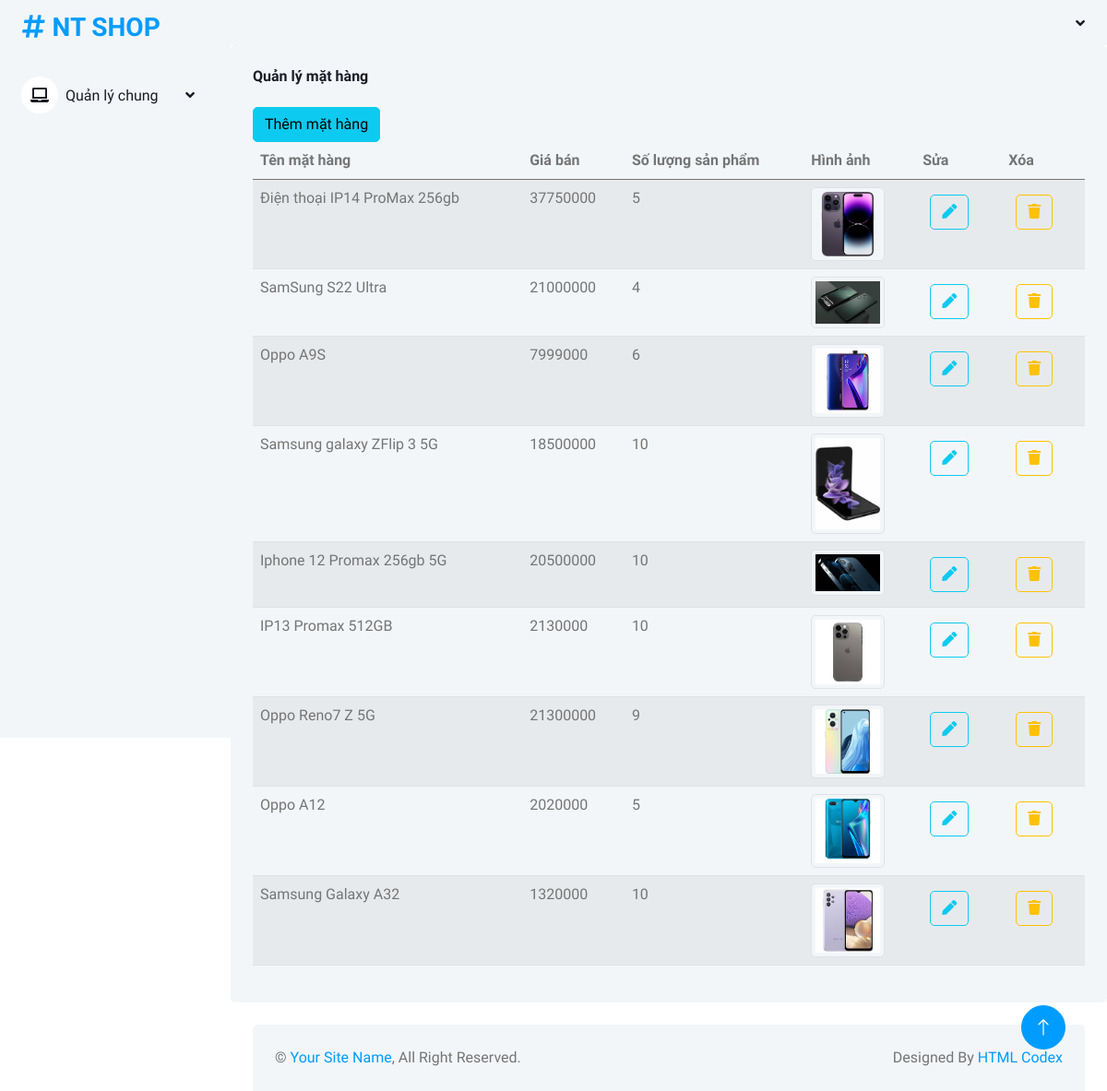
Screenshot of /admin/qlmathang/index.php with the database file from the repository.
### tables this page shows
CREATE TABLE IF NOT EXISTS `mathang` (
  `id` int(11) NOT NULL AUTO_INCREMENT,
  `tenmathang` varchar(255) NOT NULL,
  `mota` text,
  `giagoc` float NOT NULL DEFAULT '0',
  `giaban` float NOT NULL DEFAULT '0',
  `soluongton` int(11) NOT NULL DEFAULT '0',
  `hinhanh` varchar(255) DEFAULT NULL,
  `danhmuc_id` int(11) NOT NULL,
  `luotxem` int(11) NOT NULL DEFAULT '0',
  `luotmua` int(11) NOT NULL DEFAULT '0',
  PRIMARY KEY (`id`),
  KEY `danhmuc_id` (`danhmuc_id`)
);

### model/mathang.php (called while the page is built, shortened)
<?php
class MATHANG
{
    public function laymathang()
    {
        $dbcon = DATABASE::connect();
        try {
            $sql = "SELECT * FROM mathang";
            $cmd = $dbcon->prepare($sql);
            $cmd->execute();
            $result = $cmd->fetchAll();
            rsort($result);
            return $result;
        } catch (PDOException $e) {
            $error_message = $e->getMessage();
            echo "<p>Lỗi truy vấn: $error_message</p>";
            exit();
        }
    }
}
?>

### admin/qlmathang/main.php (the view)
<?php include("../top.php"); ?>
            <div class="content_body">
                <div class="bg-light rounded h-100 p-4">
                    <h6 class="mb-4">Quản lý mặt hàng</h6>
<a href="index.php?action=them" class="btn btn-info"><span class="glyphicon glyphicon-plus"></span> Thêm mặt hàng</a>
                    <table class="table table-striped">
                        <thead>
                            <tr>
                                <th scope="col">Tên mặt hàng</th>
                                <th scope="col">Giá bán</th>
                                <th scope="col">Số lượng sản phẩm</th>
                                <th scope="col">Hình ảnh</th>
                                <th scope="col">Sửa</th>
                                <th scope="col">Xóa</th>
                            </tr>
                        </thead>
                        <tbody>
                        <?php
	foreach($mathang as $m):
	?>
	<tr>
		<td><?php echo $m["tenmathang"]; ?></td>
		<td><?php echo $m["giaban"]; ?></td>
		<td><?php echo $m["soluongton"]; ?></td>
		<td><img src="../../<?php echo $m["hinhanh"]; ?>" width="80" class="img-thumbnail"></td>
        <td><a href="index.php?action=sua&id=<?php echo $m["id"]; ?>" class="btn btn-outline-info m-2"><i class="fa fa-pen"></i></a></td>
		<td><a  class="btn btn-outline-warning m-2" href="index.php?action=xoa&id=<?php echo $m["id"]; ?>"><i class="fa fa-trash"></i></a></td>
	</tr>
	<?php
	endforeach;
	?>
                        </tbody>
                    </table>
                </div>
            </div>
            <?php include("../bottom.php"); ?>

### admin/qlmathang/index.php (shortened to what this page needs)
<?php
require("../../model/mathang.php");
if(isset($_REQUEST["action"])){
    $action = $_REQUEST["action"];
}
else{
    $action="xem";
}
$mh = new MATHANG();
switch($action){
    case "xem":
        $mathang = $mh->laymathang();
		include("main.php");
        break;
}
?>

### admin/top.php (shortened to what this page needs)
<!DOCTYPE html>
<html lang="en">
<head>
    <link href="https://cdnjs.cloudflare.com/ajax/libs/font-awesome/5.10.0/css/all.min.css" rel="stylesheet">
    <link href="https://cdn.jsdelivr.net/npm/bootstrap-icons@1.4.1/font/bootstrap-icons.css" rel="stylesheet">
    <link href="../lib/owlcarousel/assets/owl.carousel.min.css" rel="stylesheet">
    <link href="../lib/tempusdominus/css/tempusdominus-bootstrap-4.min.css" rel="stylesheet" />
    <link href="../css/bootstrap.min.css" rel="stylesheet">
    <link href="../css/style.css" rel="stylesheet">
</head>
<body>
    <div class="container-fluid position-relative bg-white d-flex p-0">
        <div class="sidebar pe-4 pb-3">
            <nav class="navbar bg-light navbar-light">
                <a href="index.html" class="navbar-brand mx-4 mb-3">
                    <h3 class="text-primary"><i class="fa fa-hashtag me-2"></i>NT SHOP</h3>
                </a>
                <div class="navbar-nav w-100">
                    <div class="nav-item dropdown">
                        <a href="#" class="nav-link dropdown-toggle" data-bs-toggle="dropdown"><i class="fa fa-laptop me-2"></i>Quản lý chung</a>
                    </div>
                </div>
            </nav>
        </div>
        <div class="content">
            <nav class="navbar navbar-expand bg-light navbar-light sticky-top px-4 py-0">
                <div class="navbar-nav align-items-center ms-auto">
                    <div class="nav-item dropdown">
                        <a href="#" class="nav-link dropdown-toggle" data-bs-toggle="dropdown">
                        </a>
                    </div>
                </div>
            </nav>

### admin/bottom.php (shortened to what this page needs)
<div class="container-fluid pt-4 px-4">
                <div class="bg-light rounded-top p-4">
                    <div class="row">
                        <div class="col-12 col-sm-6 text-center text-sm-start">
                            &copy; <a href="#">Your Site Name</a>, All Right Reserved.
                        </div>
                        <div class="col-12 col-sm-6 text-center text-sm-end">
                            Designed By <a href="https://htmlcodex.com">HTML Codex</a>
                        </div>
                    </div>
                </div>
            </div>
        </div>
        <a href="#" class="btn btn-lg btn-primary btn-lg-square back-to-top"><i class="bi bi-arrow-up"></i></a>
    </div>
</body>
</html>

### admin/css/style.css (style rules this page uses)
:root { --primary: #009CFF; --light: #F3F6F9; --dark: #191C24; }
.back-to-top { position: fixed; display: none; right: 45px; bottom: 45px; z-index: 99; }
.btn { transition: .5s; }
.btn.btn-primary { color: #FFFFFF; }
.btn-lg-square { width: 48px; height: 48px; }
.btn-square, .btn-sm-square, .btn-lg-square { padding: 0; display: inline-flex; align-items: center; justify-content: center; font-weight: normal; border-radius: 50px; }
.sidebar { position: fixed; top: 0; left: 0; bottom: 0; width: 250px; height: 100vh; overflow-y: auto; background: var(--light); transition: 0.5s; z-index: 999; }
.content { margin-left: 250px; min-height: 100vh; background: #FFFFFF; transition: 0.5s; }
@media (min-width: 992px) { .sidebar { margin-left: 0; } }
@media (min-width: 992px) { .content { width: calc(100% - 250px); } }
.sidebar .navbar .navbar-nav .nav-link { padding: 7px 20px; color: var(--dark); font-weight: 500; border-left: 3px solid var(--light); border-radius: 0 30px 30px 0; outline: none; }
.sidebar .navbar .navbar-nav .nav-link i { width: 40px; height: 40px; display: inline-flex; align-items: center; justify-content: center; background: #FFFFFF; border-radius: 40px; }
.sidebar .navbar .dropdown-toggle::after { position: absolute; top: 15px; right: 15px; border: none; content: "\f107"; font-family: "Font Awesome 5 Free"; font-weight: 900; transition: .5s; }
.content .navbar .navbar-nav .nav-link { margin-left: 25px; padding: 12px 0; color: var(--dark); outline: none; }
.content .navbar .dropdown-toggle::after { margin-left: 6px; vertical-align: middle; border: none; content: "\f107"; font-family: "Font Awesome 5 Free"; font-weight: 900; transition: .5s; }

### rows the page displays
mathang: tenmathang "Điện thoại IP14 ProMax 256gb", giaban "37750000", soluongton "5", hinhanh (picture)
mathang: tenmathang "SamSung S22 Ultra", giaban "21000000", soluongton "4", hinhanh (picture)
mathang: tenmathang "Oppo A9S", giaban "7999000", soluongton "6", hinhanh (picture)
mathang: tenmathang "Samsung galaxy ZFlip 3 5G", giaban "18500000", soluongton "10", hinhanh (picture)
mathang: tenmathang "Iphone 12 Promax 256gb 5G", giaban "20500000", soluongton "10", hinhanh (picture)
mathang: tenmathang "IP13 Promax 512GB", giaban "2130000", soluongton "10", hinhanh (picture)
mathang: tenmathang "Oppo Reno7 Z 5G", giaban "21300000", soluongton "9", hinhanh (picture)
mathang: tenmathang "Oppo A12", giaban "2020000", soluongton "5", hinhanh (picture)
mathang: tenmathang "Samsung Galaxy A32", giaban "1320000", soluongton "10", hinhanh (picture)
